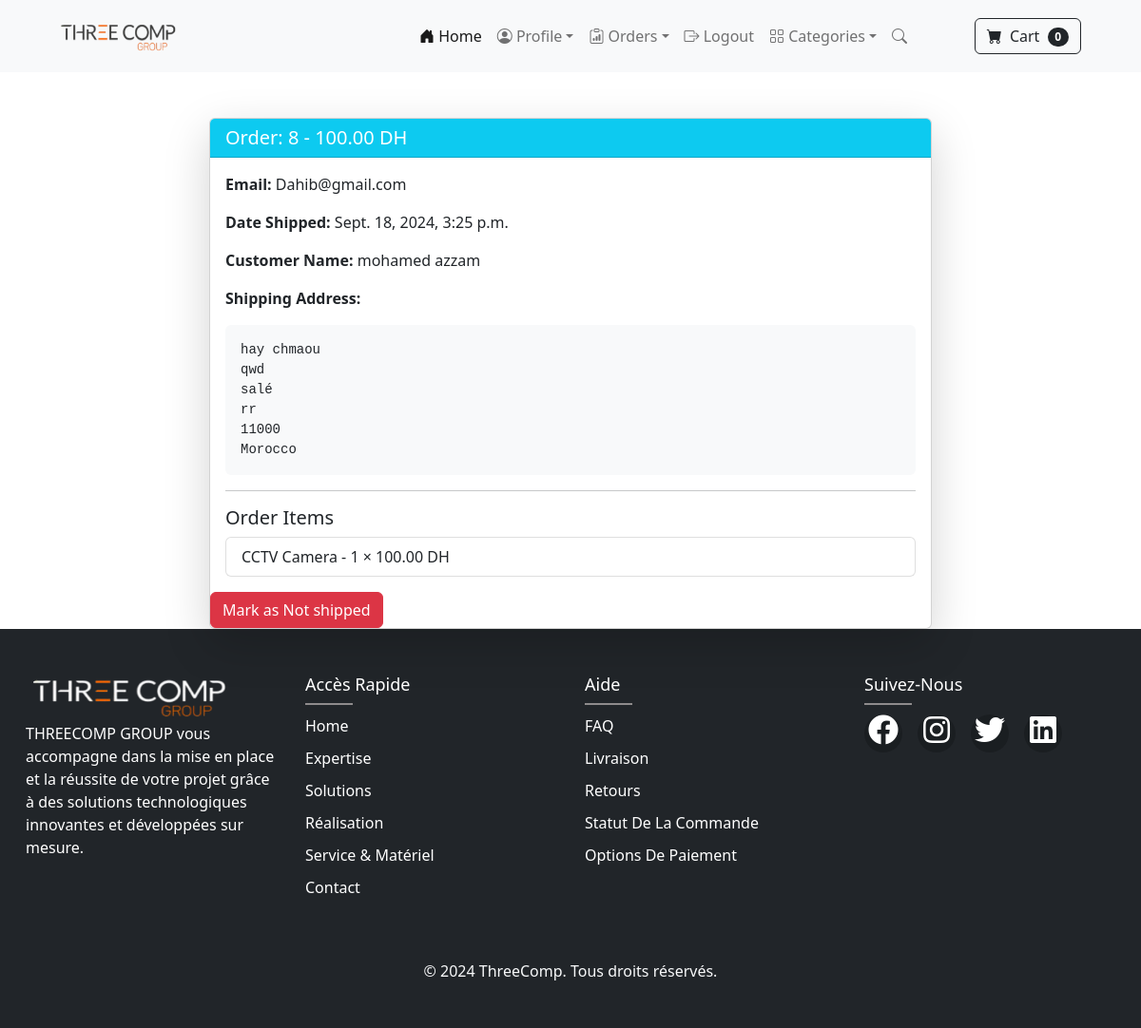
The app's page /payment/orders/8 (signed in) with its own data.
### payment/models.py (models this page shows, shortened)
class Order(models.Model):
    user = models.ForeignKey(User, on_delete=models.CASCADE, null=True, blank=True)
    full_name = models.CharField(max_length=250)
    email = models.EmailField(max_length=250)
    shipping_address = models.TextField(max_length=1500)
    amount_paid = models.DecimalField(max_digits=7, decimal_places=2)
    date_ordered = models.DateTimeField(auto_now_add=True)
    shipped = models.BooleanField(default=False)
    date_shipped = models.DateTimeField( null=True, blank=True)

class OrderItem(models.Model):
    order = models.ForeignKey(Order, on_delete=models.CASCADE, null=True)
    produit = models.ForeignKey(produit, on_delete=models.CASCADE, null=True)
    user = models.ForeignKey(User, on_delete=models.CASCADE, null=True, blank=True)
    quantity = models.PositiveBigIntegerField(default=1)
    price = models.DecimalField(max_digits=7, decimal_places=2)

### Ecommerce_Website/models.py (models this page shows)
class produit(models.Model):
    DISPO_CHOICES = [
        ('DISPO', 'DISPONIBLE'),
        ('REP', 'RUPTURE DE STOCK'),
        ('SALE', 'SALE'),
    ]
    name = models.CharField(max_length=100)
    price = models.DecimalField(default=0, decimal_places=2, max_digits=8)
    categorie = models.ForeignKey(categories, on_delete=models.CASCADE, default=1)  # Par défaut, une catégorie
    description = HTMLField()  # Utiliser RichTextField pour les descriptions riches
    dispo = models.CharField(max_length=6, choices=DISPO_CHOICES, default='DISPO')
    image1 = models.ImageField(upload_to='produit/')
    image2 = models.ImageField(upload_to='produit/', blank=True, null=True)
    image3 = models.ImageField(upload_to='produit/', blank=True, null=True)
    image4 = models.ImageField(upload_to='produit/', blank=True, null=True)
    is_sale = models.BooleanField(default=False)
    sale_price = models.DecimalField(default=0, decimal_places=2, max_digits=6)
    def __str__(self):
        return self.name
    class Meta:
        verbose_name_plural = 'Produit et Service'

### payment/views.py (the view, shortened to what this page needs)
# urls.py: path('orders/<int:pk>',views.orders,name='orders'),
def orders(request, pk):
    if request.user.is_authenticated and request.user.is_superuser:
        orders = Order.objects.get(id=pk)
        items = OrderItem.objects.filter(order=pk)
        return render(request, 'payment/orders.html',{'orders':orders,'items':items})
    else:
        messages.success(request, "Access Denied !!")
        return redirect('base')

### cart/cart.py (called while the page is built)
    def __len__(self):
        return len(self.cart)

### cart/context_processors.py (called while the page is built)
def cart(request):
    return {'cart': Cart(request)}

### payment/templates/payment/orders.html (shortened to what this page needs)
{% extends 'Ecom/base.html' %}
{% load static %}
{% block content %}
<div class="container mt-5">
    <div class="row justify-content-center">
        <div class="col-lg-8">
            <div class="card shadow-lg">
                <div class="card-header bg-info text-white">
                    <h5 class="mb-0">Order: {{ orders.id }} - {{ orders.amount_paid }} DH</h5>
                </div>
                <div class="card-body">
                    <p><strong>Email:</strong> {{ orders.email }}</p>
                    {% if orders.date_shipped %}
                        <p><strong>Date Shipped:</strong> {{ orders.date_shipped }}</p>
                    {% else %}
                        <p><strong>Date Ordered:</strong> {{ orders.date_ordered }}</p>
                    {% endif %}
                    <p><strong>Customer Name:</strong> {{ orders.full_name }}</p>
                    <p><strong>Shipping Address:</strong></p>
                    <pre class="p-3 bg-light rounded">{{ orders.shipping_address }}</pre>
                    <hr>
                    <h5>Order Items</h5>
                    <ul class="list-group">
                        {% for item in items %}
                            <li class="list-group-item d-flex justify-content-between align-items-center">
                                {{ item.produit }} - {{ item.quantity }} × {{ item.price }} DH
                            </li>
                        {% empty %}
                            <li class="list-group-item text-center">No items found in this order.</li>
                        {% endfor %}
                    </ul>
                </div>
                {% if not orders.shipped %}
                    <form  method="post">
                        {% csrf_token %}
                        <input type="hidden" name="shipping_status" value="true">
                        <button type="submit" class="btn btn-success">Mark as shipped</button>
                    </form>
                    {% else %}
                    <form  method="post">
                        <button type="submit" class="btn btn-danger">Mark as Not shipped</button>
                    </form>
                    {% endif %}
            </div>
        </div>
    </div>
</div>
{% endblock content %}

### records on screen
Order: id "8", amount_paid "100.00", email "Dahib@gmail.com", date_shipped "Sept. 18, 2024, 3:25 p.m.", full_name "mohamed azzam", shipping_address "hay chmaou qwd salé rr 11000 Morocco"
OrderItem: produit "CCTV Camera", quantity "1", price "100.00"

### other values on screen
{{ cart|length }} "0"
